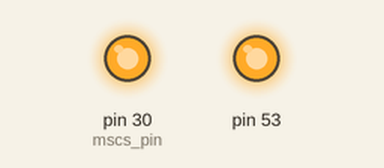
This sketch was run on a simulated Arduino Mega 2560, built with avr-gcc and run on an emulated ATmega2560. On the bench: output pins drawn as LEDs (lit = HIGH).

Above: at 0.1 s.
Timing chart, 0 to 1.6 s (numbered marks = the images above):
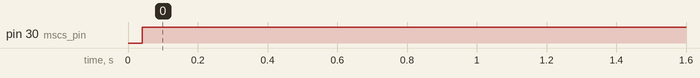

The sketch:

PP-T41_Status_Indicators.ino
```cpp
#include <SPI.h>

// Classes

struct SPIBusConfig {
  SPIClass &spi;
  const uint8_t sck_pin;
  const uint8_t copi_pin;
  const uint8_t cipo_pin;
};

class SPIBus {
  public:
    SPIBus(const SPIBusConfig &configuration) :
      configuration(configuration) {}

    const SPIBusConfig &configuration;

    void setup() {
      configuration.spi.setSCK(configuration.sck_pin);
      configuration.spi.setMOSI(configuration.copi_pin);
      configuration.spi.setMISO(configuration.cipo_pin);
      configuration.spi.begin();
    }
};

class MAX7317 {
  public:
    MAX7317(SPIBus &spi_bus, uint8_t cs_pin, unsigned long clock_freq = 26000000) :
      spi(spi_bus.configuration.spi), cs_pin(cs_pin), spi_settings(clock_freq, MSBFIRST, SPI_MODE0) {}

    static const uint8_t num_ports = 10;

    void setup() {
      pinMode(cs_pin, OUTPUT);
      digitalWrite(cs_pin, HIGH);
    }

    void setOutput(uint8_t port, bool level) {
      write(port, level);
    }

  private:
    SPIClass &spi;
    const uint8_t cs_pin;
    const SPISettings spi_settings;

    void write(uint8_t addr, uint8_t data) {
      spi.beginTransaction(spi_settings);
      digitalWrite(cs_pin, LOW);
      spi.transfer(addr);
      spi.transfer(data);
      digitalWrite(cs_pin, HIGH);
      spi.endTransaction();
    }
};

// Backbone

static const uint8_t sck0_pin = 13;
static const uint8_t copi0_pin = 11;
static const uint8_t cipo0_pin = 12;
static const uint8_t mscs_pin = 30;

// Application

static const SPIBusConfig spi0_config{SPI, sck0_pin, copi0_pin, cipo0_pin};
SPIBus spi0(spi0_config);
MAX7317 io_expander(spi0, mscs_pin);

static const unsigned long flash_duration = 1000;

void flash(uint8_t led_port, unsigned long duration) {
  io_expander.setOutput(led_port, LOW);
  delay(duration);
  io_expander.setOutput(led_port, HIGH);
}

// Main

void setup() {
  // SPI devices should all be set up together to avoid crosstalk-induced activation on CS pins
  io_expander.setup();
  delay(1);

  // SPI bus setup should be done after setup of every SPI device
  spi0.setup();

  // Application
  for (uint8_t port = 5; port < io_expander.num_ports; ++port) {
    io_expander.setOutput(port, HIGH);
  }
}

void loop() {
  // put your main code here, to run repeatedly:
  for (uint8_t port = 5; port < io_expander.num_ports; ++port) {
    flash(port, flash_duration);
  }
}
```

Measured:
- by itself, pin 30 (mscs_pin): LOW → HIGH at 0.04 s
